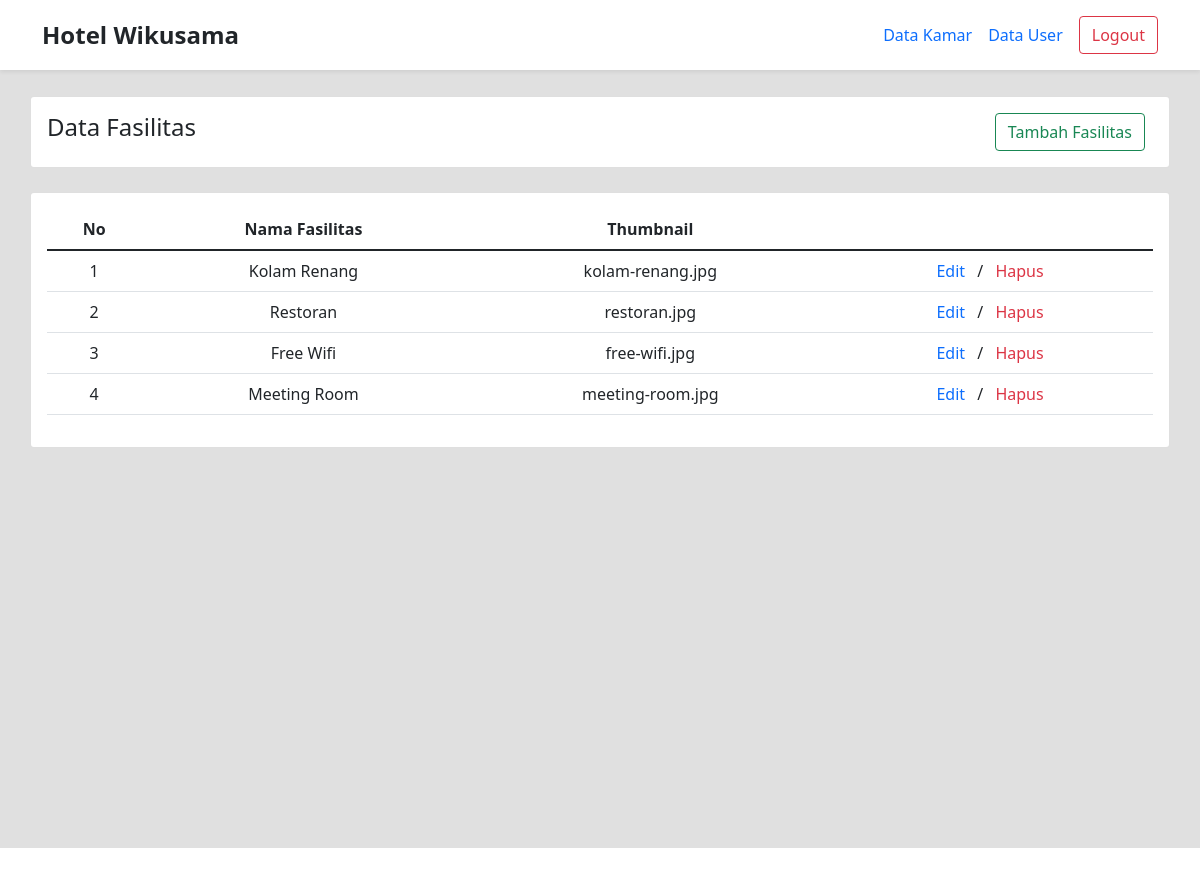
Screenshot of /admin/data-fasilitas.php (signed in) with the database file from the repository.
### tables this page shows
CREATE TABLE `fasilitas` (
  `id` int(10) NOT NULL,
  `nmfasilitas` varchar(30) NOT NULL,
  `thumb` varchar(30) NOT NULL
);

### admin/data-fasilitas.php (the view, shortened to what this page needs)
<?php
    include '../config/koneksi.php';
    if($_SESSION['role'] !== 'admin') {
        echo 'not found';
    } else {
        require_once '../component/header.php';
        require_once 'component/navbar.php';
        $sql = mysqli_query($koneksi, "SELECT * FROM fasilitas");
?>
<div class="container-fluid bg-silver min-vh-100 pt-5 mt-5">
    <div class="card container  mb-4 p-3">
        <div class='d-md-flex d-block justify-content-between'>
            <h4>Data Fasilitas</h4>
            <a href="tambah-fasilitas.php">
                <button class='btn btn-outline-success shadow-none'>Tambah Fasilitas</button>
            </a>
        </div>
    </div>
    <div class="card container p-3">
        <table class='table text-center table-borderglass'>
            <thead>
                <tr>
                    <th>No</th>
                    <th>Nama Fasilitas</th>
                    <th>Thumbnail</th>
                </tr>
            </thead>
            <tbody>
                <?php
                    $no = 1;
                    while($r=mysqli_fetch_array($sql)) {
                ?>
                <tr>
                    <td><?php echo $no ?></td>
                    <td><?php echo $r['nmfasilitas'] ?></td>
                    <td><?php echo $r['thumb'] ?></td>
                    <td>
                        <a href='edit-fasilitas.php?id=<?php echo $r["id"] ?>'>Edit</a>
                        /
                        <a class='ms-2 text-danger' onclick='return confirm(`yakin ingin menghapus?`)' href='../api/hapus-fasilitas.php?id=<?php echo $r["id"] ?>'>Hapus</a>
                    </td>
                </tr>
                <?php
                        $no++;
                    }
                ?>
            </tbody>
        </table>
    </div>
</div>
<?php
    require_once '../component/footer.php';
    }
?>

### assets/css/style.css (style rules this page uses)
.bg-silver { background: #e0e0e0; }
a { text-decoration: none !important; margin-right: 8px !important; }

### rows the page displays
fasilitas: nmfasilitas "Kolam Renang", thumb "kolam-renang.jpg"
fasilitas: nmfasilitas "Restoran", thumb "restoran.jpg"
fasilitas: nmfasilitas "Free Wifi", thumb "free-wifi.jpg"
fasilitas: nmfasilitas "Meeting Room", thumb "meeting-room.jpg"
